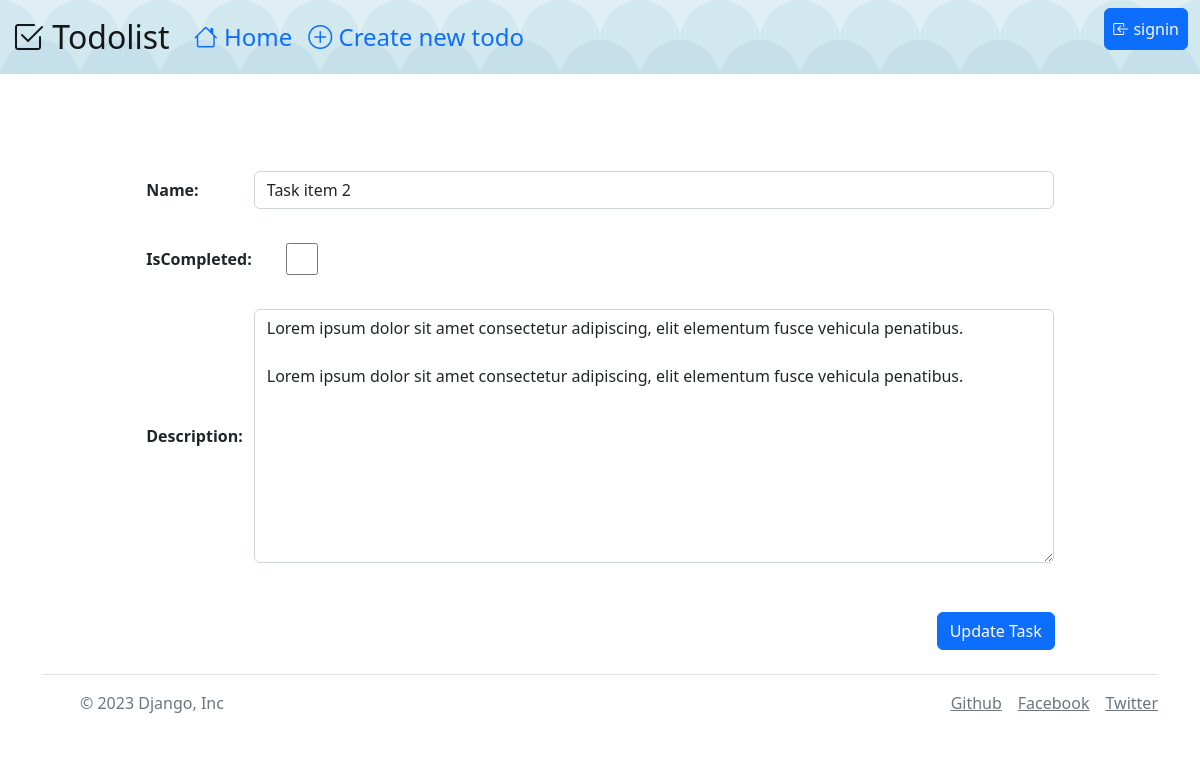
The page /updateItem/2 on the database its author committed.
### main/models.py (models this page shows, shortened)
class TodoTasks(models.Model):
    name = models.CharField(max_length=150, blank=True , null=True)
    description  = models.TextField()
    createdAt = models.DateTimeField( auto_now_add=True )
    isCompleted = models.BooleanField(default=False)
    task = models.ForeignKey(Todo,on_delete=models.SET_NULL, null=True)

### main/views.py (the view)
# urls.py: path('updateItem/<str:id>' ,views.updateItem , name = 'updateItem' ),
def updateItem(request , id):
    task = TodoTasks.objects.get(id = id)
    form = todoTaskForm(instance=task)
    if request.method == "POST":
        form = todoForm(request.POST , instance=task)
        if form.is_valid():
            form.save()
            return redirect('/')
    context = {
        "form": form
    }
    return render(request , 'cruds/updateItem.html' , context)

### main/forms.py
class todoTaskForm(ModelForm):
    class Meta:
        model = TodoTasks
        fields = ['name', 'isCompleted', 'description']
        widgets = {
            'name': TextInput(attrs={
                'class' : 'form-control',
                'style':'width:50em',
            }),
            'description': Textarea(attrs={
                'class' : 'form-control',
                'style':'width:50em',
            }),
            'isCompleted': CheckboxInput(attrs={
                'style':'width:2em;height:2em;margin:2em;',
            }),
        }

### template/cruds/updateItem.html (shortened to what this page needs)
{% extends 'base.html' %}
{%block content%}
<div class="d-flex justify-content-center form-style">
    <form class="form-group" method="POST">
        <table class="m-5">
            {{form.as_table}}
        </table>
        <div class="d-flex justify-content-end me-5">
            <input type="submit" class="btn btn-primary " value="Update Task">
        </div>
    </form>
</div>
{%endblock content%}

### rows shown on the page
TodoTasks: name "Task item 2", description "Lorem ipsum dolor sit amet consectetur adipiscing, elit elementum fusce vehicula penatibus. Lorem ipsum dolor sit amet consectetur adipiscing, elit elementum fusce vehicula penatibus."
